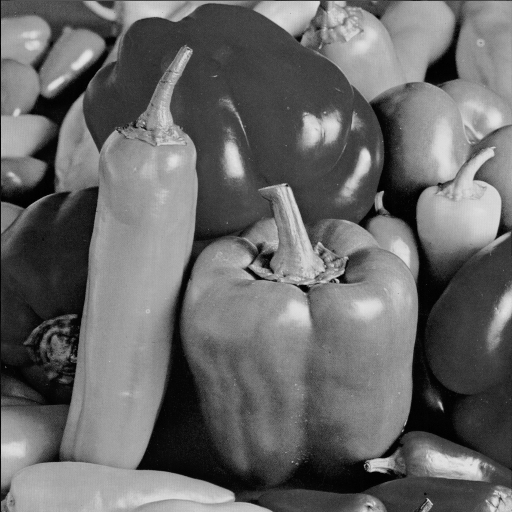
%> input picture Images/Peppers.bmp, 512 x 512 px
$ octave --eval "result = embedding_biscotto(imread('Peppers.bmp'));"   (GNU Octave 9; MATLAB toolbox functions it lacks are replaced by stand-ins)
%> lines starting %> are read from the running program, lines starting %| are printed output that depends on the picture
function [watermarked] = embedding_biscotto(image)

%UNTITLED Summary of this function goes here
%   Detailed explanation goes here

% image : 512x512 unit8
% mark  : 32x32   0,1 double
% alpha : positive double

%% --------- Constants -------- %

alpha = 0.15;    % alpha value (more or less random)

our_seed = 828;

block_size  = 16; % 16

imsize      = 512; % 512

mark_size   = 1024; %1024 = 32*32

similar_size = 8; % number of similar block we want to use

dct_list_size = imsize*imsize/(block_size * block_size); % number of blocks

%% --------- Preprocessing -------- %

rng(our_seed);   % init prng
mark = round(rand(32,32));
mark = reshape(mark, 1, mark_size); % mark
mark = transformMark(mark);

im_dct = blkproc(double(image),[block_size block_size], 'dct2');
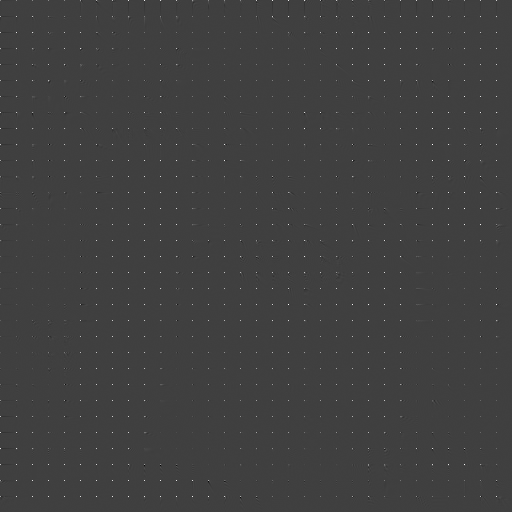
%> im_dct: size 512x512 double; min -1142.3, max 3409.8, mean 6.3; drawn with min black and max white

dct_list = zeros(dct_list_size ,block_size, block_size);

k = 1; % from block DCT to list DCT
for i = 1:block_size:imsize
    for j = 1:block_size:imsize
        dct_list(k,:,:) = im_dct(i:(i+block_size-1),j:(j+block_size-1));
        k = k + 1;
    end
end
%> after the loop, k = 1025

mydata.param     = 0; % embedding param
mydata.row       = 0; % row of the used freq
mydata.col       = 0; % column
mydata.mean      = 0; % mean of the block
mydata.var       = 0; % variance of the block
mydata.sInd      = zeros(1 , similar_size);

block = repmat(struct(mydata), 1, dct_list_size);

for i = 1:dct_list_size
    block(i).mean = mean(mean(dct_list(i,:,:)));
    block(i).var  = var(var(dct_list(i,:,:)));
end
%> after the loop, block = 1024 items; first 5, param, row, col, mean and var: 0 0 0 1.08 586055419.6, 0 0 0 5.17 679067742.7, 0 0 0 5.36 638760856.6, 0 0 0 5.14 683167762.6, 0 0 0 5.35 593123465.9

for i = 1:dct_list_size   % calcolo i blocchi piu simili per ogni blocco
    mi = block(i).mean;
    vi = block(i).var;
    a = [block.var];
    term1 = log(1/4 .* ((a ./ vi) + (vi ./ a + 2)));
    term2 = 1/4 * (((mi - [block.mean]).^2)./(vi - a));
    temp  = (1/4 .* term1) + (1/4 .* term2);
    temp(i) = inf;
    [~ , ind]  = sort(temp , 'ascend');
    block(i).sInd(:) = ind(1:similar_size);
end
%> this loop made 1024 passes
%> (mi, vi) on passes 1 to 3: (1.08, 586055419.6), (5.17, 679067742.7), (5.36, 638760856.6)

temp = zeros(1 , similar_size);
z    = zeros(1 , 3*3);
for i = 1:dct_list_size
    p = 1;
    for r = 1:3
        for c = 1:3
            for k = 1:similar_size
                temp(k) = dct_list(block(i).sInd(k) , r , c);
            end
            z(p) = var(temp);
            if (c == 1 && r == 1)
                z(p) = inf;
            end
            p = p+1;
        end
    end
    [~ , ind] = min(z);
    [a,b] = ind2sub(3,ind);
    block(i).row = a;
    block(i).col = b;
    block(i).param = computeBlockParameter(dct_list(i,:,:), block(i).row, block(i).col);
end
%> this loop made 1024 passes
%> (ind, a, b, param in computeBlockParameter) on passes 1 to 3: (9, 3, 3, 80.54), (9, 3, 3, 80.98), (9, 3, 3, 80.72)
%> after the loop, block = 1024 items; first 5, param, row, col, mean and var: 80.54 3 3 1.08 586055419.6, 80.98 3 3 5.17 679067742.7, 80.72 3 3 5.36 638760856.6, 81.01 3 3 5.14 683167762.6, 80.42 3 3 5.35 593123465.9; temp = [5.28 74.07 3.39 24.32 56.31 -11.47 -47.43 8.43]; z = [Inf 23644.2 2036.8 57271.4 6469.9 1676.5 9187 1397.8 1449.6]

%% ----------- Embedd the watermark ----------------------------- %

for i = 1:mark_size
    r = block(i).row;
    c = block(i).col;
    dct_list(i,r,c) = (dct_list(i,r,c)) + (block(i).param * alpha * mark(i));
end
%> this loop made 1024 passes
%> (r, c) on passes 1 to 3: (3, 3), (3, 3), (3, 3)

%% --------- Postprocessing -------- %

watermarked = zeros(imsize,imsize);

k = 1; % from DCT list to DCT block
for i = 1:block_size:imsize
    for j = 1:block_size:imsize
        watermarked(i:(i+block_size-1),j:(j+block_size-1)) = dct_list(k,:,:);
        k = k + 1;
    end
end

watermarked =  uint8(blkproc(watermarked,[block_size block_size], 'idct2'));
%> watermarked: size 512x512 uint8

fprintf('wpsnr : %f \n' , WPSNR(image , watermarked));
%> (this line was passed over: WPSNR is not available in this run)
fprintf('salvare l^immagine come BMP\n');
end

%% ----------------------------- Utils ------------------------------------------ %%

function param = computeBlockParameter(block, x , y)
    temp_v = reshape(block , size(block,2) , size(block,3));
    param = sqrt(norm(temp_v)) + 5 * x * y;
end

function mark = transformMark(mark) %still testing
    for j = 1:size(mark,2)
        if (mark(j) == 0)
            mark(j) = -1;
        end
    end
end

$ run again, on Images/baboon.tif
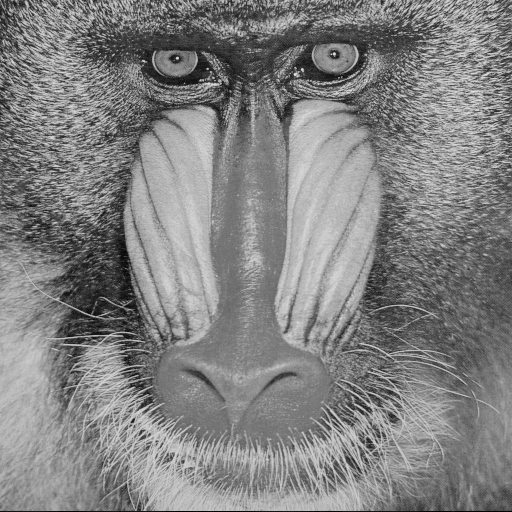
%> input picture Images/baboon.tif, 512 x 512 px
%> in embedding_biscotto, `im_dct = blkproc(double(image),[block_size block_size], 'dct2');`:
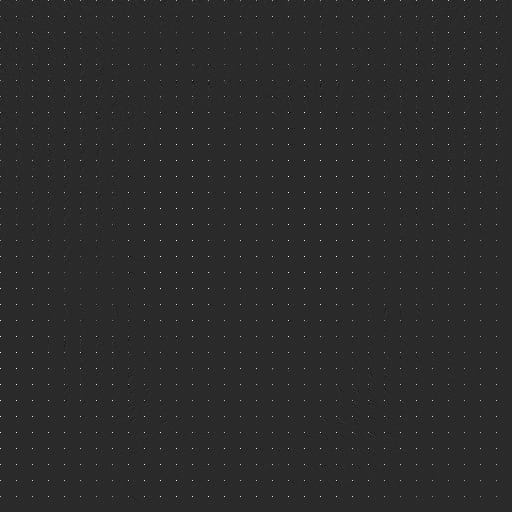
%> im_dct: size 512x512 double; min -630.3, max 3122.4, mean 8.1; drawn with min black and max white
%> after the loop in embedding_biscotto, `for i = 1:block_size:imsize`: k = 1025
%> after the loop in embedding_biscotto, `for i = 1:dct_list_size`: block = 1024 items; first 5, param, row, col, mean and var: 0 0 0 8.22 846424997, 0 0 0 9.54 2.62e+09, 0 0 0 5.74 3.95e+09, 0 0 0 9.11 5.29e+09, 0 0 0 9.17 4.55e+09
%> the loop in embedding_biscotto, `for i = 1:dct_list_size` made 1024 passes
%> (mi, vi) on passes 1 to 3: (8.22, 846424997), (9.54, 2.62e+09), (5.74, 3.95e+09)
%> the loop in embedding_biscotto, `for i = 1:dct_list_size` made 1024 passes
%> (ind, a, b) on passes 1 to 3: (3, 3, 1), (5, 2, 2), (8, 2, 3)
%> after the loop in embedding_biscotto, `for i = 1:dct_list_size`: block = 1024 items; first 5, param, row, col, mean and var: 52.63 3 1 8.22 846424997, 62.73 2 2 9.54 2.62e+09, 74.81 2 3 5.74 3.95e+09, 61.6 1 3 9.11 5.29e+09, 65.74 2 2 9.17 4.55e+09; temp = [-23.21 91.6 -4.91 41.68 -34.82 32.12 48 66.09]; z = [Inf 29116.3 2724.6 25251.3 18733.7 10837.1 14271.4 6277 1963.7]
%> the loop in embedding_biscotto, `for i = 1:mark_size` made 1024 passes
%> (r, c) on passes 1 to 3: (3, 1), (2, 2), (2, 3)

$ run again, on Images/boat.tif
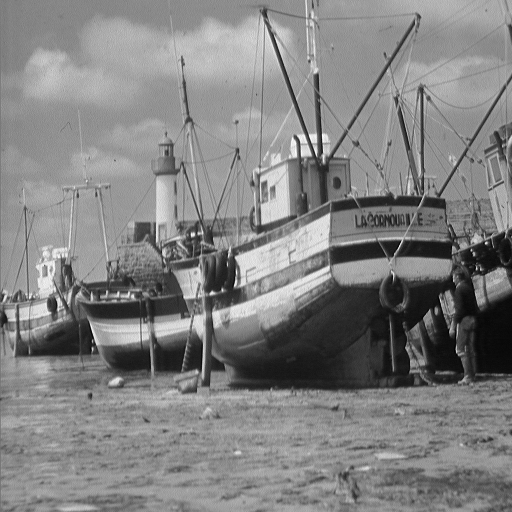
%> input picture Images/boat.tif, 512 x 512 px
%> in embedding_biscotto, `im_dct = blkproc(double(image),[block_size block_size], 'dct2');`:
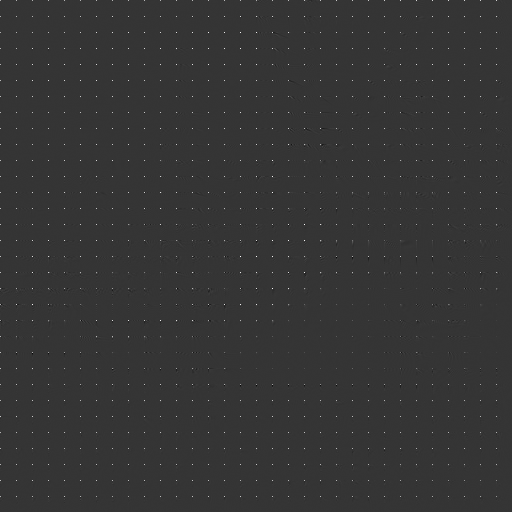
%> im_dct: size 512x512 double; min -901.8, max 3436.4, mean 8.1; drawn with min black and max white
%> after the loop in embedding_biscotto, `for i = 1:block_size:imsize`: k = 1025
%> after the loop in embedding_biscotto, `for i = 1:dct_list_size`: block = 1024 items; first 5, param, row, col, mean and var: 0 0 0 8.04 4.28e+09, 0 0 0 7.64 4.74e+09, 0 0 0 8.72 4.97e+09, 0 0 0 8.38 5.17e+09, 0 0 0 8.67 5.23e+09
%> the loop in embedding_biscotto, `for i = 1:dct_list_size` made 1024 passes
%> (mi, vi) on passes 1 to 3: (8.04, 4.28e+09), (7.64, 4.74e+09), (8.72, 4.97e+09)
%> the loop in embedding_biscotto, `for i = 1:dct_list_size` made 1024 passes
%> (ind, a, b) on passes 1 to 3: (9, 3, 3), (6, 3, 2), (8, 2, 3)
%> after the loop in embedding_biscotto, `for i = 1:dct_list_size`: block = 1024 items; first 5, param, row, col, mean and var: 90.23 3 3 8.04 4.28e+09, 75.81 3 2 7.64 4.74e+09, 76.09 2 3 8.72 4.97e+09, 61.32 3 1 8.38 5.17e+09, 76.39 3 2 8.67 5.23e+09; temp = [-0.464 146.5 33.28 -2.47 20.28 -63.89 -17.84 -18.38]; z = [Inf 44958.2 6241.8 91239.2 9311.3 4282.1 13101.5 4109.4 3792.4]
%> the loop in embedding_biscotto, `for i = 1:mark_size` made 1024 passes
%> (r, c) on passes 1 to 3: (3, 3), (3, 2), (2, 3)
